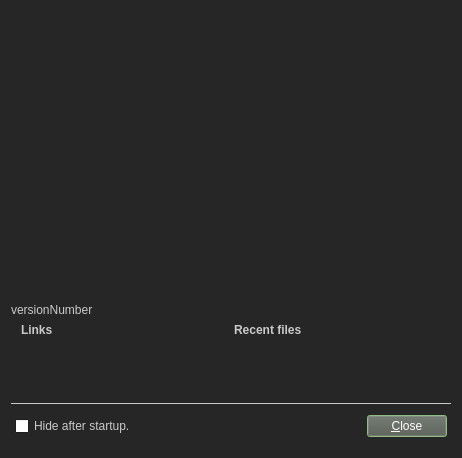
<?xml version="1.0" encoding="UTF-8"?>
<ui version="4.0">
 <class>WdgSplash</class>
 <widget class="QWidget" name="WdgSplash">
  <property name="geometry">
   <rect>
    <x>0</x>
    <y>0</y>
    <width>458</width>
    <height>458</height>
   </rect>
  </property>
  <property name="sizePolicy">
   <sizepolicy hsizetype="Fixed" vsizetype="Preferred">
    <horstretch>0</horstretch>
    <verstretch>0</verstretch>
   </sizepolicy>
  </property>
  <property name="palette">
   <palette>
    <active>
     <colorrole role="WindowText">
      <brush brushstyle="SolidPattern">
       <color alpha="255">
        <red>201</red>
        <green>201</green>
        <blue>201</blue>
       </color>
      </brush>
     </colorrole>
     <colorrole role="Button">
      <brush brushstyle="SolidPattern">
       <color alpha="255">
        <red>64</red>
        <green>64</green>
        <blue>64</blue>
       </color>
      </brush>
     </colorrole>
     <colorrole role="Dark">
      <brush brushstyle="SolidPattern">
       <color alpha="255">
        <red>34</red>
        <green>32</green>
        <blue>31</blue>
       </color>
      </brush>
     </colorrole>
     <colorrole role="Text">
      <brush brushstyle="SolidPattern">
       <color alpha="255">
        <red>20</red>
        <green>19</green>
        <blue>18</blue>
       </color>
      </brush>
     </colorrole>
     <colorrole role="ButtonText">
      <brush brushstyle="SolidPattern">
       <color alpha="255">
        <red>201</red>
        <green>201</green>
        <blue>201</blue>
       </color>
      </brush>
     </colorrole>
     <colorrole role="Base">
      <brush brushstyle="SolidPattern">
       <color alpha="255">
        <red>255</red>
        <green>255</green>
        <blue>255</blue>
       </color>
      </brush>
     </colorrole>
     <colorrole role="Window">
      <brush brushstyle="SolidPattern">
       <color alpha="255">
        <red>38</red>
        <green>38</green>
        <blue>38</blue>
       </color>
      </brush>
     </colorrole>
     <colorrole role="Highlight">
      <brush brushstyle="SolidPattern">
       <color alpha="255">
        <red>153</red>
        <green>204</green>
        <blue>139</blue>
       </color>
      </brush>
     </colorrole>
     <colorrole role="Link">
      <brush brushstyle="SolidPattern">
       <color alpha="255">
        <red>233</red>
        <green>233</green>
        <blue>233</blue>
       </color>
      </brush>
     </colorrole>
     <colorrole role="LinkVisited">
      <brush brushstyle="SolidPattern">
       <color alpha="255">
        <red>202</red>
        <green>107</green>
        <blue>122</blue>
       </color>
      </brush>
     </colorrole>
    </active>
    <inactive>
     <colorrole role="WindowText">
      <brush brushstyle="SolidPattern">
       <color alpha="255">
        <red>201</red>
        <green>201</green>
        <blue>201</blue>
       </color>
      </brush>
     </colorrole>
     <colorrole role="Button">
      <brush brushstyle="SolidPattern">
       <color alpha="255">
        <red>64</red>
        <green>64</green>
        <blue>64</blue>
       </color>
      </brush>
     </colorrole>
     <colorrole role="Dark">
      <brush brushstyle="SolidPattern">
       <color alpha="255">
        <red>34</red>
        <green>32</green>
        <blue>31</blue>
       </color>
      </brush>
     </colorrole>
     <colorrole role="Text">
      <brush brushstyle="SolidPattern">
       <color alpha="255">
        <red>20</red>
        <green>19</green>
        <blue>18</blue>
       </color>
      </brush>
     </colorrole>
     <colorrole role="ButtonText">
      <brush brushstyle="SolidPattern">
       <color alpha="255">
        <red>201</red>
        <green>201</green>
        <blue>201</blue>
       </color>
      </brush>
     </colorrole>
     <colorrole role="Base">
      <brush brushstyle="SolidPattern">
       <color alpha="255">
        <red>255</red>
        <green>255</green>
        <blue>255</blue>
       </color>
      </brush>
     </colorrole>
     <colorrole role="Window">
      <brush brushstyle="SolidPattern">
       <color alpha="255">
        <red>38</red>
        <green>38</green>
        <blue>38</blue>
       </color>
      </brush>
     </colorrole>
     <colorrole role="Highlight">
      <brush brushstyle="SolidPattern">
       <color alpha="255">
        <red>153</red>
        <green>204</green>
        <blue>139</blue>
       </color>
      </brush>
     </colorrole>
     <colorrole role="Link">
      <brush brushstyle="SolidPattern">
       <color alpha="255">
        <red>233</red>
        <green>233</green>
        <blue>233</blue>
       </color>
      </brush>
     </colorrole>
     <colorrole role="LinkVisited">
      <brush brushstyle="SolidPattern">
       <color alpha="255">
        <red>202</red>
        <green>107</green>
        <blue>122</blue>
       </color>
      </brush>
     </colorrole>
    </inactive>
    <disabled>
     <colorrole role="WindowText">
      <brush brushstyle="SolidPattern">
       <color alpha="255">
        <red>34</red>
        <green>32</green>
        <blue>31</blue>
       </color>
      </brush>
     </colorrole>
     <colorrole role="Button">
      <brush brushstyle="SolidPattern">
       <color alpha="255">
        <red>64</red>
        <green>64</green>
        <blue>64</blue>
       </color>
      </brush>
     </colorrole>
     <colorrole role="Dark">
      <brush brushstyle="SolidPattern">
       <color alpha="255">
        <red>34</red>
        <green>32</green>
        <blue>31</blue>
       </color>
      </brush>
     </colorrole>
     <colorrole role="Text">
      <brush brushstyle="SolidPattern">
       <color alpha="255">
        <red>34</red>
        <green>32</green>
        <blue>31</blue>
       </color>
      </brush>
     </colorrole>
     <colorrole role="ButtonText">
      <brush brushstyle="SolidPattern">
       <color alpha="255">
        <red>34</red>
        <green>32</green>
        <blue>31</blue>
       </color>
      </brush>
     </colorrole>
     <colorrole role="Base">
      <brush brushstyle="SolidPattern">
       <color alpha="255">
        <red>38</red>
        <green>38</green>
        <blue>38</blue>
       </color>
      </brush>
     </colorrole>
     <colorrole role="Window">
      <brush brushstyle="SolidPattern">
       <color alpha="255">
        <red>38</red>
        <green>38</green>
        <blue>38</blue>
       </color>
      </brush>
     </colorrole>
     <colorrole role="Highlight">
      <brush brushstyle="SolidPattern">
       <color alpha="255">
        <red>209</red>
        <green>204</green>
        <blue>202</blue>
       </color>
      </brush>
     </colorrole>
     <colorrole role="Link">
      <brush brushstyle="SolidPattern">
       <color alpha="255">
        <red>233</red>
        <green>233</green>
        <blue>233</blue>
       </color>
      </brush>
     </colorrole>
     <colorrole role="LinkVisited">
      <brush brushstyle="SolidPattern">
       <color alpha="255">
        <red>202</red>
        <green>107</green>
        <blue>122</blue>
       </color>
      </brush>
     </colorrole>
    </disabled>
   </palette>
  </property>
  <property name="windowTitle">
   <string>Krita</string>
  </property>
  <property name="windowOpacity">
   <double>1.000000000000000</double>
  </property>
  <layout class="QVBoxLayout" name="verticalLayout">
   <item>
    <widget class="QLabel" name="lblSplash">
     <property name="enabled">
      <bool>true</bool>
     </property>
     <property name="sizePolicy">
      <sizepolicy hsizetype="Fixed" vsizetype="Fixed">
       <horstretch>0</horstretch>
       <verstretch>0</verstretch>
      </sizepolicy>
     </property>
     <property name="minimumSize">
      <size>
       <width>440</width>
       <height>286</height>
      </size>
     </property>
     <property name="text">
      <string/>
     </property>
     <property name="pixmap">
      <pixmap>../../2.8/krita/data/splash/splash_screen.xpm</pixmap>
     </property>
     <property name="alignment">
      <set>Qt::AlignCenter</set>
     </property>
     <property name="indent">
      <number>0</number>
     </property>
    </widget>
   </item>
   <item>
    <layout class="QHBoxLayout" name="horizontalLayout_3">
     <item>
      <widget class="QLabel" name="lblVersion">
       <property name="sizePolicy">
        <sizepolicy hsizetype="Preferred" vsizetype="Preferred">
         <horstretch>0</horstretch>
         <verstretch>0</verstretch>
        </sizepolicy>
       </property>
       <property name="text">
        <string>versionNumber</string>
       </property>
       <property name="alignment">
        <set>Qt::AlignLeading|Qt::AlignLeft|Qt::AlignVCenter</set>
       </property>
       <property name="margin">
        <number>4</number>
       </property>
      </widget>
     </item>
     <item>
      <widget class="QLabel" name="loadingLabel">
       <property name="sizePolicy">
        <sizepolicy hsizetype="Preferred" vsizetype="Preferred">
         <horstretch>0</horstretch>
         <verstretch>0</verstretch>
        </sizepolicy>
       </property>
       <property name="font">
        <font>
         <italic>true</italic>
        </font>
       </property>
       <property name="text">
        <string/>
       </property>
       <property name="alignment">
        <set>Qt::AlignRight|Qt::AlignTrailing|Qt::AlignVCenter</set>
       </property>
      </widget>
     </item>
    </layout>
   </item>
   <item>
    <layout class="QHBoxLayout" name="horizontalLayout">
     <property name="leftMargin">
      <number>10</number>
     </property>
     <property name="rightMargin">
      <number>10</number>
     </property>
     <property name="bottomMargin">
      <number>2</number>
     </property>
     <item>
      <widget class="QLabel" name="lblLinks">
       <property name="sizePolicy">
        <sizepolicy hsizetype="Minimum" vsizetype="MinimumExpanding">
         <horstretch>0</horstretch>
         <verstretch>0</verstretch>
        </sizepolicy>
       </property>
       <property name="styleSheet">
        <string notr="true"/>
       </property>
       <property name="text">
        <string>&lt;html&gt;&lt;head/&gt;&lt;body&gt;&lt;p align=&quot;left&quot;&gt;&lt;span style=&quot; font-weight:600;&quot;&gt;Links&lt;/span&gt;&lt;/p&gt;&lt;/body&gt;&lt;/html&gt;</string>
       </property>
       <property name="textFormat">
        <enum>Qt::RichText</enum>
       </property>
       <property name="alignment">
        <set>Qt::AlignLeading|Qt::AlignLeft|Qt::AlignTop</set>
       </property>
       <property name="openExternalLinks">
        <bool>true</bool>
       </property>
      </widget>
     </item>
     <item>
      <widget class="QLabel" name="lblRecent">
       <property name="text">
        <string>&lt;html&gt;&lt;head/&gt;&lt;body&gt;&lt;p align=&quot;left&quot;&gt;&lt;span style=&quot; font-weight:600;&quot;&gt;Recent files&lt;/span&gt;&lt;/p&gt;&lt;/body&gt;&lt;/html&gt;</string>
       </property>
       <property name="textFormat">
        <enum>Qt::RichText</enum>
       </property>
       <property name="alignment">
        <set>Qt::AlignLeading|Qt::AlignLeft|Qt::AlignTop</set>
       </property>
       <property name="openExternalLinks">
        <bool>false</bool>
       </property>
      </widget>
     </item>
    </layout>
   </item>
   <item>
    <widget class="Line" name="line">
     <property name="frameShadow">
      <enum>QFrame::Plain</enum>
     </property>
     <property name="orientation">
      <enum>Qt::Horizontal</enum>
     </property>
    </widget>
   </item>
   <item>
    <layout class="QHBoxLayout" name="horizontalLayout_2">
     <property name="leftMargin">
      <number>4</number>
     </property>
     <property name="topMargin">
      <number>4</number>
     </property>
     <property name="rightMargin">
      <number>4</number>
     </property>
     <property name="bottomMargin">
      <number>10</number>
     </property>
     <item>
      <widget class="QCheckBox" name="chkShowAtStartup">
       <property name="sizePolicy">
        <sizepolicy hsizetype="MinimumExpanding" vsizetype="Fixed">
         <horstretch>0</horstretch>
         <verstretch>0</verstretch>
        </sizepolicy>
       </property>
       <property name="text">
        <string>Hide after startup.</string>
       </property>
      </widget>
     </item>
     <item>
      <widget class="QPushButton" name="bnClose">
       <property name="palette">
        <palette>
         <active>
          <colorrole role="WindowText">
           <brush brushstyle="SolidPattern">
            <color alpha="255">
             <red>255</red>
             <green>255</green>
             <blue>255</blue>
            </color>
           </brush>
          </colorrole>
          <colorrole role="Button">
           <brush brushstyle="SolidPattern">
            <color alpha="255">
             <red>78</red>
             <green>78</green>
             <blue>78</blue>
            </color>
           </brush>
          </colorrole>
          <colorrole role="Light">
           <brush brushstyle="SolidPattern">
            <color alpha="255">
             <red>117</red>
             <green>117</green>
             <blue>117</blue>
            </color>
           </brush>
          </colorrole>
          <colorrole role="Midlight">
           <brush brushstyle="SolidPattern">
            <color alpha="255">
             <red>97</red>
             <green>97</green>
             <blue>97</blue>
            </color>
           </brush>
          </colorrole>
          <colorrole role="Dark">
           <brush brushstyle="SolidPattern">
            <color alpha="255">
             <red>39</red>
             <green>39</green>
             <blue>39</blue>
            </color>
           </brush>
          </colorrole>
          <colorrole role="Mid">
           <brush brushstyle="SolidPattern">
            <color alpha="255">
             <red>52</red>
             <green>52</green>
             <blue>52</blue>
            </color>
           </brush>
          </colorrole>
          <colorrole role="Text">
           <brush brushstyle="SolidPattern">
            <color alpha="255">
             <red>255</red>
             <green>255</green>
             <blue>255</blue>
            </color>
           </brush>
          </colorrole>
          <colorrole role="BrightText">
           <brush brushstyle="SolidPattern">
            <color alpha="255">
             <red>255</red>
             <green>255</green>
             <blue>255</blue>
            </color>
           </brush>
          </colorrole>
          <colorrole role="ButtonText">
           <brush brushstyle="SolidPattern">
            <color alpha="255">
             <red>255</red>
             <green>255</green>
             <blue>255</blue>
            </color>
           </brush>
          </colorrole>
          <colorrole role="Base">
           <brush brushstyle="SolidPattern">
            <color alpha="255">
             <red>0</red>
             <green>0</green>
             <blue>0</blue>
            </color>
           </brush>
          </colorrole>
          <colorrole role="Window">
           <brush brushstyle="SolidPattern">
            <color alpha="255">
             <red>78</red>
             <green>78</green>
             <blue>78</blue>
            </color>
           </brush>
          </colorrole>
          <colorrole role="Shadow">
           <brush brushstyle="SolidPattern">
            <color alpha="255">
             <red>0</red>
             <green>0</green>
             <blue>0</blue>
            </color>
           </brush>
          </colorrole>
          <colorrole role="AlternateBase">
           <brush brushstyle="SolidPattern">
            <color alpha="255">
             <red>39</red>
             <green>39</green>
             <blue>39</blue>
            </color>
           </brush>
          </colorrole>
          <colorrole role="ToolTipBase">
           <brush brushstyle="SolidPattern">
            <color alpha="255">
             <red>255</red>
             <green>255</green>
             <blue>220</blue>
            </color>
           </brush>
          </colorrole>
          <colorrole role="ToolTipText">
           <brush brushstyle="SolidPattern">
            <color alpha="255">
             <red>0</red>
             <green>0</green>
             <blue>0</blue>
            </color>
           </brush>
          </colorrole>
         </active>
         <inactive>
          <colorrole role="WindowText">
           <brush brushstyle="SolidPattern">
            <color alpha="255">
             <red>255</red>
             <green>255</green>
             <blue>255</blue>
            </color>
           </brush>
          </colorrole>
          <colorrole role="Button">
           <brush brushstyle="SolidPattern">
            <color alpha="255">
             <red>78</red>
             <green>78</green>
             <blue>78</blue>
            </color>
           </brush>
          </colorrole>
          <colorrole role="Light">
           <brush brushstyle="SolidPattern">
            <color alpha="255">
             <red>117</red>
             <green>117</green>
             <blue>117</blue>
            </color>
           </brush>
          </colorrole>
          <colorrole role="Midlight">
           <brush brushstyle="SolidPattern">
            <color alpha="255">
             <red>97</red>
             <green>97</green>
             <blue>97</blue>
            </color>
           </brush>
          </colorrole>
          <colorrole role="Dark">
           <brush brushstyle="SolidPattern">
            <color alpha="255">
             <red>39</red>
             <green>39</green>
             <blue>39</blue>
            </color>
           </brush>
          </colorrole>
          <colorrole role="Mid">
           <brush brushstyle="SolidPattern">
            <color alpha="255">
             <red>52</red>
             <green>52</green>
             <blue>52</blue>
            </color>
           </brush>
          </colorrole>
          <colorrole role="Text">
           <brush brushstyle="SolidPattern">
            <color alpha="255">
             <red>255</red>
             <green>255</green>
             <blue>255</blue>
            </color>
           </brush>
          </colorrole>
          <colorrole role="BrightText">
           <brush brushstyle="SolidPattern">
            <color alpha="255">
             <red>255</red>
             <green>255</green>
             <blue>255</blue>
            </color>
           </brush>
          </colorrole>
          <colorrole role="ButtonText">
           <brush brushstyle="SolidPattern">
            <color alpha="255">
             <red>255</red>
             <green>255</green>
             <blue>255</blue>
            </color>
           </brush>
          </colorrole>
          <colorrole role="Base">
           <brush brushstyle="SolidPattern">
            <color alpha="255">
             <red>0</red>
             <green>0</green>
             <blue>0</blue>
            </color>
           </brush>
          </colorrole>
          <colorrole role="Window">
           <brush brushstyle="SolidPattern">
            <color alpha="255">
             <red>78</red>
             <green>78</green>
             <blue>78</blue>
            </color>
           </brush>
          </colorrole>
          <colorrole role="Shadow">
           <brush brushstyle="SolidPattern">
            <color alpha="255">
             <red>0</red>
             <green>0</green>
             <blue>0</blue>
            </color>
           </brush>
          </colorrole>
          <colorrole role="AlternateBase">
           <brush brushstyle="SolidPattern">
            <color alpha="255">
             <red>39</red>
             <green>39</green>
             <blue>39</blue>
            </color>
           </brush>
          </colorrole>
          <colorrole role="ToolTipBase">
           <brush brushstyle="SolidPattern">
            <color alpha="255">
             <red>255</red>
             <green>255</green>
             <blue>220</blue>
            </color>
           </brush>
          </colorrole>
          <colorrole role="ToolTipText">
           <brush brushstyle="SolidPattern">
            <color alpha="255">
             <red>0</red>
             <green>0</green>
             <blue>0</blue>
            </color>
           </brush>
          </colorrole>
         </inactive>
         <disabled>
          <colorrole role="WindowText">
           <brush brushstyle="SolidPattern">
            <color alpha="255">
             <red>39</red>
             <green>39</green>
             <blue>39</blue>
            </color>
           </brush>
          </colorrole>
          <colorrole role="Button">
           <brush brushstyle="SolidPattern">
            <color alpha="255">
             <red>78</red>
             <green>78</green>
             <blue>78</blue>
            </color>
           </brush>
          </colorrole>
          <colorrole role="Light">
           <brush brushstyle="SolidPattern">
            <color alpha="255">
             <red>117</red>
             <green>117</green>
             <blue>117</blue>
            </color>
           </brush>
          </colorrole>
          <colorrole role="Midlight">
           <brush brushstyle="SolidPattern">
            <color alpha="255">
             <red>97</red>
             <green>97</green>
             <blue>97</blue>
            </color>
           </brush>
          </colorrole>
          <colorrole role="Dark">
           <brush brushstyle="SolidPattern">
            <color alpha="255">
             <red>39</red>
             <green>39</green>
             <blue>39</blue>
            </color>
           </brush>
          </colorrole>
          <colorrole role="Mid">
           <brush brushstyle="SolidPattern">
            <color alpha="255">
             <red>52</red>
             <green>52</green>
             <blue>52</blue>
            </color>
           </brush>
          </colorrole>
          <colorrole role="Text">
           <brush brushstyle="SolidPattern">
            <color alpha="255">
             <red>39</red>
             <green>39</green>
             <blue>39</blue>
            </color>
           </brush>
          </colorrole>
          <colorrole role="BrightText">
           <brush brushstyle="SolidPattern">
            <color alpha="255">
             <red>255</red>
             <green>255</green>
             <blue>255</blue>
            </color>
           </brush>
          </colorrole>
          <colorrole role="ButtonText">
           <brush brushstyle="SolidPattern">
            <color alpha="255">
             <red>39</red>
             <green>39</green>
             <blue>39</blue>
            </color>
           </brush>
          </colorrole>
          <colorrole role="Base">
           <brush brushstyle="SolidPattern">
            <color alpha="255">
             <red>78</red>
             <green>78</green>
             <blue>78</blue>
            </color>
           </brush>
          </colorrole>
          <colorrole role="Window">
           <brush brushstyle="SolidPattern">
            <color alpha="255">
             <red>78</red>
             <green>78</green>
             <blue>78</blue>
            </color>
           </brush>
          </colorrole>
          <colorrole role="Shadow">
           <brush brushstyle="SolidPattern">
            <color alpha="255">
             <red>0</red>
             <green>0</green>
             <blue>0</blue>
            </color>
           </brush>
          </colorrole>
          <colorrole role="AlternateBase">
           <brush brushstyle="SolidPattern">
            <color alpha="255">
             <red>78</red>
             <green>78</green>
             <blue>78</blue>
            </color>
           </brush>
          </colorrole>
          <colorrole role="ToolTipBase">
           <brush brushstyle="SolidPattern">
            <color alpha="255">
             <red>255</red>
             <green>255</green>
             <blue>220</blue>
            </color>
           </brush>
          </colorrole>
          <colorrole role="ToolTipText">
           <brush brushstyle="SolidPattern">
            <color alpha="255">
             <red>0</red>
             <green>0</green>
             <blue>0</blue>
            </color>
           </brush>
          </colorrole>
         </disabled>
        </palette>
       </property>
       <property name="text">
        <string>&amp;Close</string>
       </property>
       <property name="autoDefault">
        <bool>true</bool>
       </property>
       <property name="default">
        <bool>true</bool>
       </property>
      </widget>
     </item>
    </layout>
   </item>
  </layout>
 </widget>
 <resources/>
 <connections/>
</ui>
